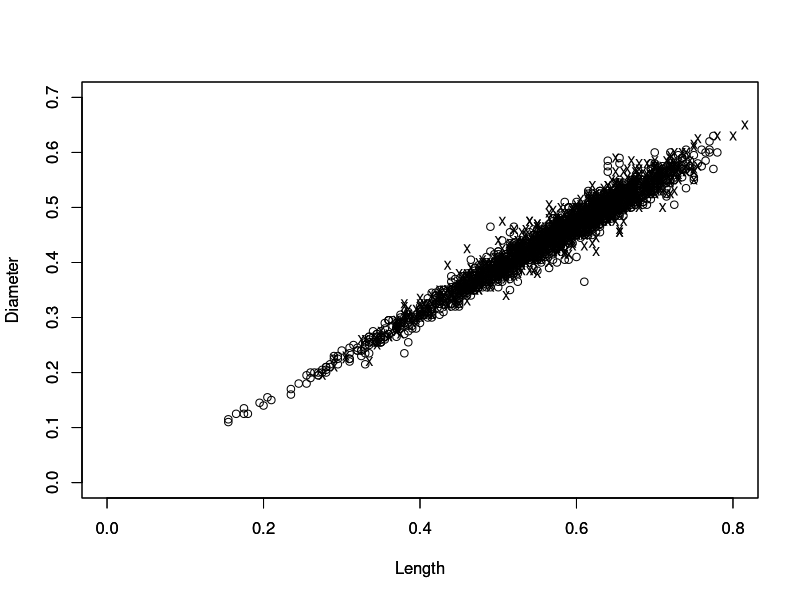

This chart was generated by the following R code:
#!/usr/bin/env Rscript

aba <- read.csv("abalone.data", header = T, as.is = T)
grps <- list()
for (gen in c("M", "F")) grps[[gen]] <- which(aba == gen)
abam <- aba[grps$M, ]
abaf <- aba[grps$F, ]
# set graphical output file
pdf("abalone.pdf")
plot(abam$Length, abam$Diameter, xlab = "Length", ylab = "Diameter", xlim = c(
  0,
  0.8
), ylim = c(0, 0.7))
par(new = TRUE)
plot(abaf$Length, abaf$Diameter,
  pch = "x", xlab = "Length",
  ylab = "Diameter", xlim = c(
    0,
    0.8
  ), ylim = c(0, 0.7)
)
graphics.off()
